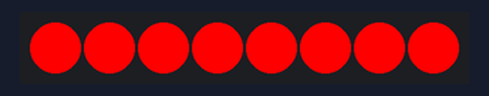
The program below on a simulated ESP32 board running MicroPython. Shown: 8 RGB LEDs in strip order, left to right.

Above: at 0.1 s.
At 2.1 s:
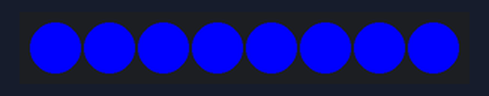
Timing chart, 0 to 129.5 s (numbered marks = the images above):
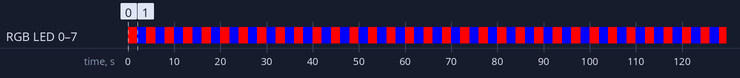

The program:

neo_pixel_partur_1.py
```python
from machine import Pin
from neopixel import NeoPixel
import time

neo = NeoPixel(Pin(37), 8)

while True:
    # Setjum öll ljós a rauð
    neo.fill([255, 0, 0])
    neo.write()
    time.sleep(2) # Bíð 2 sekóntur

    # Setjum öll ljós yfir á blá ljós
    neo.fill([0, 0, 255])
    neo.write()
    time.sleep(2) # Bíð 2 sekóntur

    # Lúppar
    
```

Measured:
- by itself, RGB LED 0–7: alternates RGB(255, 0, 0) for 2.0 s and RGB(0, 0, 255) for 2.0 s
